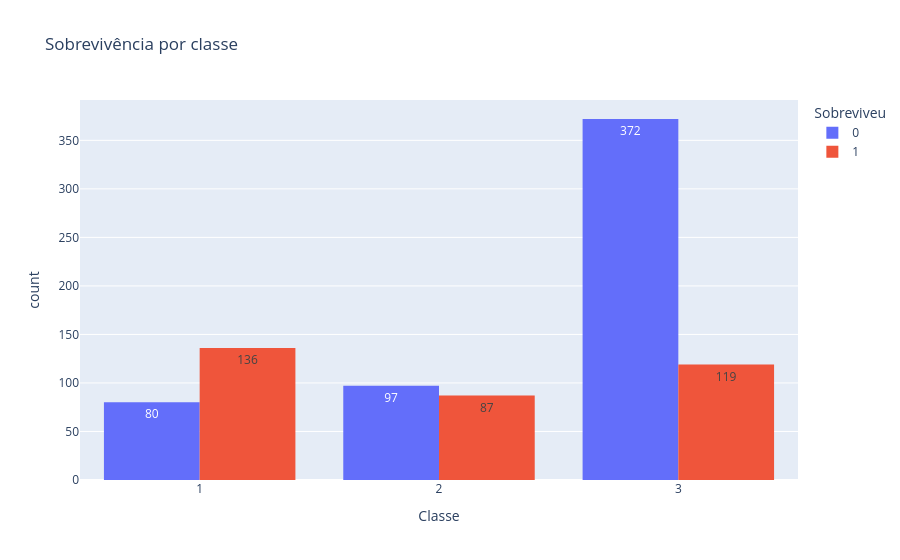

Notebook code for this chart:
### Code cell
fig = px.histogram(
    data_train,
    x='Classe',
    color='Sobreviveu',
    barmode='group',
    title='Sobrevivência por classe',
    text_auto=True
)

fig.show()

### Figure 1 — Plotly figure (JSON) as saved in the notebook; plotly's stock layout.template omitted (floating-point values rounded to 4 significant figures; data arrays with more than 128 entries replaced by an {"elided": "..."} marker saying what was removed)
{"data": [{"alignmentgroup": "True", "bingroup": "x", "hovertemplate": "Sobreviveu=0<br>Classe=%{x}<br>count=%{y}<extra></extra>", "legendgroup": "0", "marker": {"color": "#636efa", "pattern": {"shape": ""}}, "name": "0", "offsetgroup": "0", "orientation": "v", "showlegend": true, "texttemplate": "%{value}", "type": "histogram", "x": {"elided": "549 int values"}, "xaxis": "x", "yaxis": "y"}, {"alignmentgroup": "True", "bingroup": "x", "hovertemplate": "Sobreviveu=1<br>Classe=%{x}<br>count=%{y}<extra></extra>", "legendgroup": "1", "marker": {"color": "#EF553B", "pattern": {"shape": ""}}, "name": "1", "offsetgroup": "1", "orientation": "v", "showlegend": true, "texttemplate": "%{value}", "type": "histogram", "x": {"elided": "342 int values"}, "xaxis": "x", "yaxis": "y"}], "layout": {"barmode": "group", "legend": {"title": {"text": "Sobreviveu"}, "tracegroupgap": 0}, "title": {"text": "Sobrevivência por classe"}, "xaxis": {"anchor": "y", "domain": [0, 1], "title": {"text": "Classe"}}, "yaxis": {"anchor": "x", "domain": [0, 1], "title": {"text": "count"}}}}
